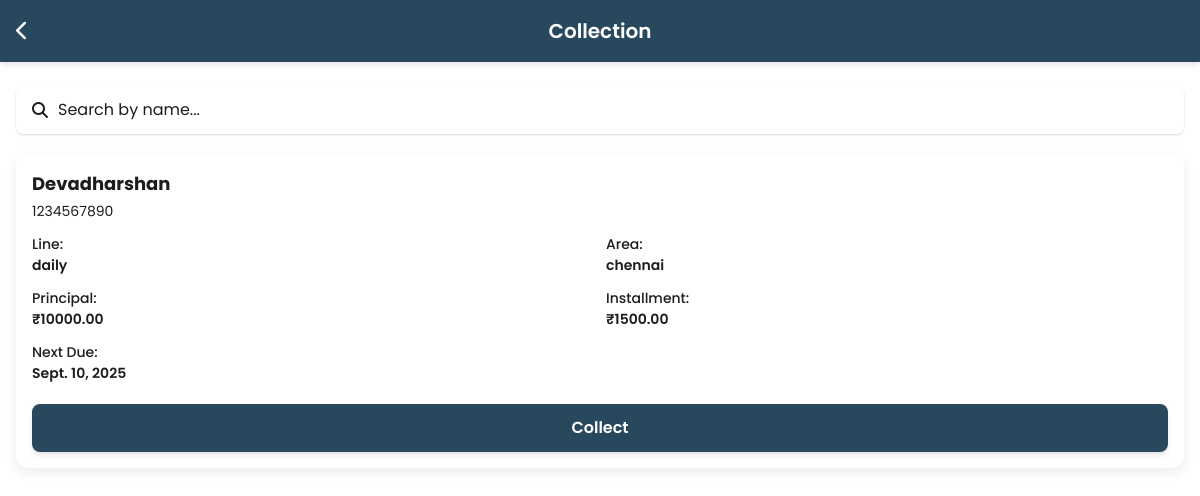
Page /collection_list/ (signed in) on the committed database.
### apis/models.py (models this page shows, shortened)
class Customer(models.Model):
    STATUS_CHOICES = [
        ('active', 'Active'),
        ('inactive', 'Inactive'),
    ]
    customer_name = models.CharField(max_length=255, blank=True, null=True)
    customer_code = models.CharField(max_length=50, unique=True, blank=True, null=True)
    mobile_number = models.CharField(max_length=15, blank=True, null=True)
    line = models.ForeignKey(Line, on_delete=models.SET_NULL, null=True, blank=True)
    area = models.ForeignKey(Area, on_delete=models.SET_NULL, null=True, blank=True)
    status = models.CharField(max_length=10, choices=STATUS_CHOICES, default='active')
    maximum_loan_amount = models.DecimalField(max_digits=10, decimal_places=2, null=True, blank=True)
    address = models.TextField(blank=True, null=True)
    created_by = models.ForeignKey(
        User, on_delete=models.SET_NULL, null=True, related_name='created_customers'
    )
    created_at = models.DateTimeField(auto_now_add=True)
    loan = models.OneToOneField('Loan', on_delete=models.SET_NULL, null=True, blank=True, related_name='customer_loan')

class Line(models.Model):
    LINE_TYPES = [
        ('Daily', 'Daily'),
        ('Weekly', 'Weekly'),
        ('Monthly', 'Monthly'),
    ]
    line_name = models.CharField(max_length=100, null=True, blank=True)
    line_type = models.CharField(max_length=20, choices=LINE_TYPES)
    interest_per_hundred = models.DecimalField(max_digits=10, decimal_places=2)
    bill_amt_per_100 = models.DecimalField(max_digits=10, decimal_places=2, null=True, blank=True)
    num_of_installments = models.PositiveIntegerField()
    bad_loan_days = models.PositiveIntegerField()
    created_by = models.ForeignKey(
        User, on_delete=models.SET_NULL, null=True, related_name='created_lines'
    )
    created_at = models.DateTimeField(default=timezone.now)
    class Meta:
        ordering = ['-created_at']

class Area(models.Model):
    name = models.CharField(max_length=255)
    created_by = models.ForeignKey(
        settings.AUTH_USER_MODEL,  # safer than direct User import
        on_delete=models.SET_NULL,
        null=True,
        blank=True
    )
    class Meta:
        constraints = [
            models.UniqueConstraint(
                fields=['name', 'created_by'],
                name='unique_area_per_user'
            )
        ]

class Loan(models.Model):
    line = models.ForeignKey(Line, on_delete=models.CASCADE)
    area = models.ForeignKey('Area', on_delete=models.SET_NULL, null=True, blank=True)
    principal_amount = models.DecimalField(max_digits=10, decimal_places=2)
    total_interest_amount = models.DecimalField(max_digits=10, decimal_places=2, null=True, blank=True)
    installment_amount = models.DecimalField(max_digits=10, decimal_places=2, null=True, blank=True)
    total_amount_to_pay = models.DecimalField(max_digits=10, decimal_places=2, null=True, blank=True)
    num_of_installments = models.IntegerField(null=True, blank=True)
    next_due_date = models.DateField(null=True, blank=True)
    created_by = models.ForeignKey(
        User, on_delete=models.SET_NULL, null=True, related_name='created_loans'
    )
    created_at = models.DateTimeField(auto_now_add=True)

### apis/views.py (the view, shortened to what this page needs)
# urls.py: path('collection_list/', views.collection_list, name='collection_list'),
@login_required
def collection_list(request):
    user = request.user
    today = timezone.now().date()
    customers = Customer.objects.select_related('loan', 'line', 'area').filter(created_by=user)
    selected_date = request.GET.get("date")
    selected_line = request.GET.get("line")
    selected_area = request.GET.get("area")
    if selected_line and selected_line != "all":
        if not Line.objects.filter(id=selected_line, created_by=user).exists():
            messages.error(request, "❌ The selected line is invalid or does not belong to you.")
            selected_line = None
        else:
            customers = customers.filter(line_id=selected_line)
    if selected_area and selected_area != "all":
        if not Area.objects.filter(id=selected_area, created_by=user).exists():
            messages.error(request, "❌ The selected area is invalid or does not belong to you.")
            selected_area = None
        else:
            customers = customers.filter(area_id=selected_area)
    for customer in customers:
        loan = getattr(customer, 'loan', None)
        if not loan:
            customer.adjusted_installment = 0
            customer.bad_loan_days = 0
            customer.bad_loan_amount = 0
            continue
        overdue_days = max(0, (today - loan.next_due_date).days) if loan.next_due_date else 0
        bad_percent_per_day = getattr(customer.line, 'bad_loan_days', 0) if customer.line else 0
        penalty_amount = loan.installment_amount * overdue_days * bad_percent_per_day / 100
        customer.adjusted_installment = round(loan.installment_amount + penalty_amount, 2)
        customer.bad_loan_days = overdue_days
        customer.bad_loan_amount = round(penalty_amount, 2)
    if not customers.exists():
        messages.info(request, "ℹ️ No customers found for the selected filters.")
    context = {
        "customers": customers.order_by('loan__next_due_date'),
        "selected_date": selected_date,
        "selected_line": selected_line,
        "selected_area": selected_area,
        "today": today,
    }
    return render(request, "core/collectionlist.html", context)

### apis/templates/core/collectionlist.html (shortened to what this page needs)
{% extends "core/base.html" %}
{% block content %}
<header class="header">
  <a href="{% url 'collection' %}" class="header-back"><i class="fas fa-chevron-left"></i></a>
  <div class="header-title">Collection</div>
</header>
<main class="main-content">
  <div class="search-bar">
    <i class="fas fa-search"></i>
    <input type="search" id="search-input" placeholder="Search by name...">
  </div>
  {% if customers %}
  <div id="customer-list">
    {% for customer in customers %}
    {% if customer.loan %}
    {% with loan=customer.loan %}
    <div class="customer-card">
      <div class="customer-header">
        <div class="customer-info">
          <div class="name">{{ customer.customer_name }}</div>
          <div class="mobile">{{ customer.mobile_number }}</div>
        </div>
        <div class="status-dot
      {% if customer.bad_loan_days|default:0 > 0 %}overdue
      {% elif customer.is_collected %}collected
      {% else %}on-time{% endif %}">
        </div>
      </div>
      <div class="customer-details-grid">
        <span>Line: <strong>{{ customer.line.line_name|default:"-" }}</strong></span>
        <span>Area: <strong>{{ customer.area.name|default:"-" }}</strong></span>
        <span>Principal: <strong class="principal-amount">₹{{ customer.loan.principal_amount|floatformat:2 }}</strong></span>
        <span>Installment:
          <strong
            class="installment-amount {% if customer.bad_loan_days|default:0 > 0 %}overdue{% else %}on-time{% endif %}">
            ₹{{ customer.adjusted_installment|default:customer.loan.installment_amount|floatformat:2 }}
          </strong>
        </span>
        <span>Next Due:
          <strong
            class="next-due {% if customer.loan.next_due_date and customer.loan.next_due_date < today %}overdue{% else %}on-time{% endif %}">
            {{ customer.loan.next_due_date|default:"-" }}
          </strong>
        </span>
      </div>
      {% if customer.is_collected %}
      <div class="paid-mark">
        <i class="fas fa-check-circle"></i>
        Paid
      </div>
      {% else %}
      <button class="btn-collect" onclick="collectPayment('{{ customer.id }}', this)">
        {% if customer.bad_loan_days|default:0 > 0 %}Collect (Overdue){% else %}Collect{% endif %}
      </button>
      {% endif %}
    </div>
    {% endwith %}
    {% endif %}
    {% endfor %}
  </div>
  {% else %}
  <p class="empty-state">No customers found for the selected filters.</p>
  {% endif %}
</main>
{% endblock %}

### apis/templates/core/base.html (style rules this page uses)
:root { --primary: #28485d; --primary-light: #d45d30; --secondary: #c23000; --text: #1d1d1f; --text-light: #6a6a6a; --border: #e5e7eb; --success: #10b981; --error: #ef4444; }
body { font-family: 'Poppins', sans-serif; background-color: #f3f4f6; color: var(--text); -webkit-tap-highlight-color: transparent; min-height: 100vh; display: flex; flex-direction: column; }

### apis/templates/core/collectionlist.html (style rules this page uses)
body { background-color: var(--background); font-family: 'Poppins', sans-serif; }
.header { position: fixed; top: 0; left: 0; right: 0; display: flex; align-items: center; justify-content: center; padding: 16px; background-color: var(--primary); color: white; box-shadow: 0 4px 6px -1px rgba(0, 0, 0, 0.1); z-index: 50; }
.header-back { position: absolute; left: 16px; font-size: 20px; color: white; }
.header-title { font-size: 20px; font-weight: 600; }
.main-content { padding: 16px; margin-top: 70px; }
.customer-card { background-color: white; border-radius: 12px; padding: 16px; margin-bottom: 16px; box-shadow: 0 4px 12px rgba(0, 0, 0, 0.08); display: flex; flex-direction: column; gap: 12px; position: relative; transition: transform 0.2s ease, box-shadow 0.2s ease; }
.customer-header { display: flex; justify-content: space-between; align-items: flex-start; }
.customer-info .name { font-weight: 700; font-size: 18px; color: var(--text-primary); }
.customer-info .mobile { font-size: 14px; color: var(--text-secondary); margin-top: 4px; }
.status-dot { width: 12px; height: 12px; border-radius: 50%; background-color: var(--on-time); }
.customer-details-grid { display: grid; grid-template-columns: 1fr 1fr; gap: 12px; font-size: 14px; color: var(--text-primary); }
.customer-details-grid span { font-weight: 500; display: flex; flex-direction: column; color: var(--text-secondary); }
.customer-details-grid span strong { font-weight: 600; color: var(--text-primary); }
.overdue { color: var(--overdue); }
.on-time { color: var(--on-time); }
.btn-collect { margin-top: 8px; padding: 12px; width: 100%; border-radius: 8px; font-weight: 600; font-size: 16px; background-color: var(--primary); color: white; border: none; cursor: pointer; box-shadow: 0 4px 6px -1px rgba(0, 0, 0, 0.1), 0 2px 4px -2px rgba(0, 0, 0, 0.06); transition: background-color 0.2s, transform 0.2s; display: block; }
.principal-amount, .next-due, .installment-amount { font-weight: 600; }
.search-bar { margin-bottom: 20px; padding: 12px 16px; background-color: white; border-radius: 8px; box-shadow: 0 1px 3px rgba(0, 0, 0, 0.1), 0 1px 2px rgba(0, 0, 0, 0.06); display: flex; align-items: center; }
.search-bar i { color: var(--text-secondary); margin-right: 10px; }
.search-bar input { flex-grow: 1; border: none; outline: none; font-size: 16px; color: var(--text-primary); background: transparent; }
.search-bar input::placeholder { color: var(--text-secondary); }

### rows in the picture
Customer: customer_name "Devadharshan", mobile_number "1234567890", line.line_name "daily", area.name "chennai", loan.principal_amount "10000.00", adjusted_installment "1500.00", loan.next_due_date "Sept. 10, 2025"
